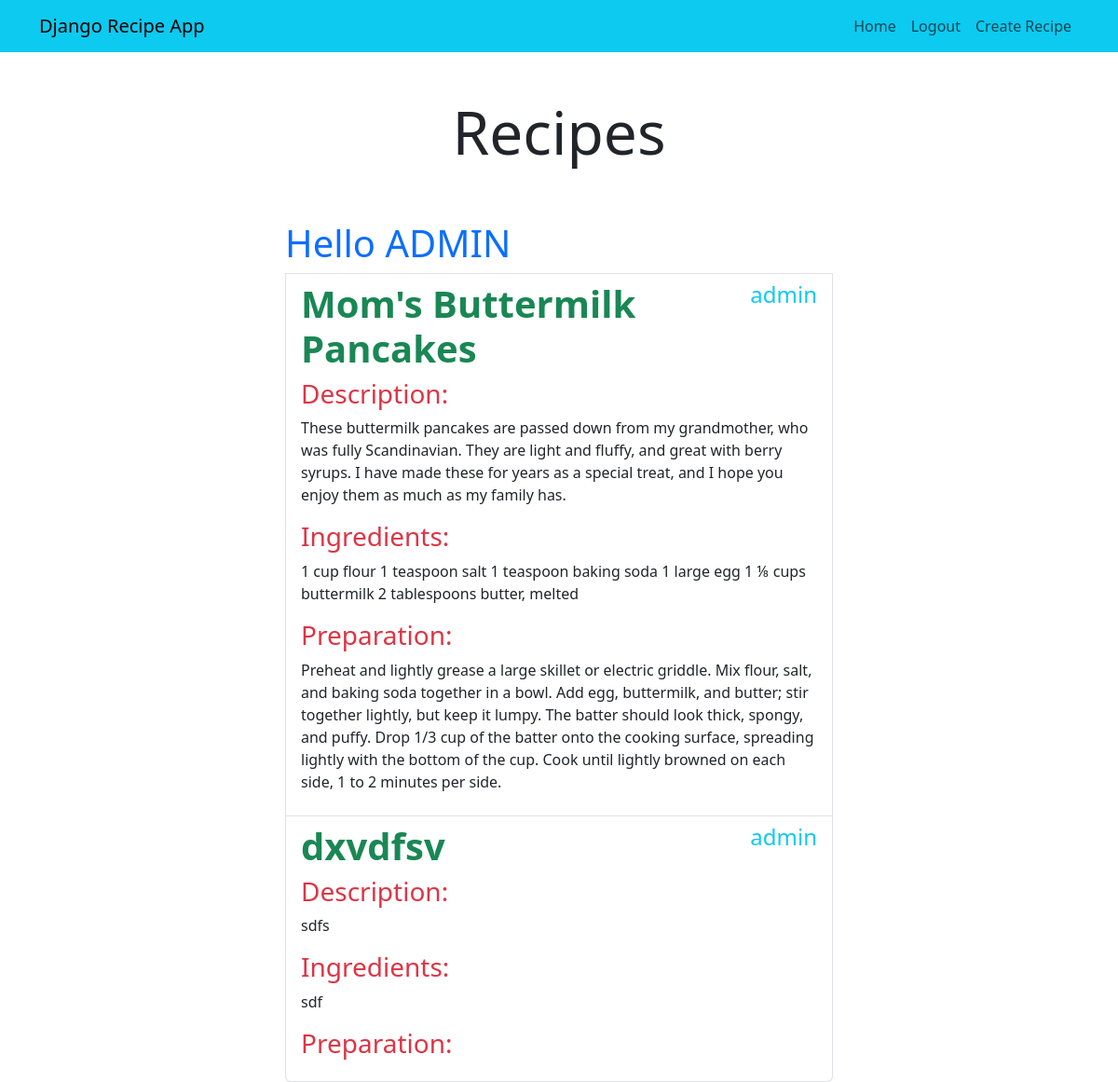
The page /recipe-list/ (signed in) on the database its author committed.
### my_recipes/models.py (models this page shows, shortened)
class Recipe(models.Model):
    name = models.CharField(max_length=100)
    recipe_description = models.TextField()
    ingredients = models.CharField(max_length=200, null=True, blank=True)
    preparation = models.TextField()
    image = models.ImageField(upload_to='recipes_image', null=True, blank=True)
    created_at = models.DateTimeField(auto_now_add=True)
    user = models.ForeignKey(User, on_delete=models.CASCADE)

### my_recipes/views.py (the view)
# urls.py: path('recipe-list/', RecipeListView.as_view(), name='recipe-list'),
class RecipeListView(LoginRequiredMixin, ListView):
    model = Recipe
    context_object_name = 'recipes'
    template_name = 'recipe-list.html'
    def get_context_data(self, **kwargs):
        context = super().get_context_data(**kwargs)
        context['recipes'] = context['recipes'].filter(user=self.request.user)
        context['count'] = context['recipes'].filter(name=False).count()
        return context

### my_recipes/templates/recipe-list.html (shortened to what this page needs)
{% extends 'base.html' %}
{% block content %}
<main class="comntainer">
    <div class="row">
        <div class="col-md-6 offset-md-3">
            <h1 class="text-center display-3 py-5">Recipes</h1>
            <ul class="list-group">
                <h1 class="text-primary">Hello {{ user.username | upper }}</h1>
                {% for recipe in recipes %}
                <a class="list-group-item" href="{% url 'recipe' recipe.id %}">
                    <header class="d-flex justify-content-between">
                        {% if recipe.user.username %}
                        <h1 class="fw-bold text-success">{{ recipe.name }}</h1>
                        {% else %}
                            <p class="fw-bold text-primary">{{ user.username | upper }}Not recipes yet.</p>
                        {% endif %}
                        <h4 class="text-info">{{ recipe.user.username }}</h4>
                    </header>
                    <h3 class="recipe_description text-danger">Description:</h3>
                        <p>{{  recipe.recipe_description}}</p>
                    <h3 class="ingredients text-danger">Ingredients:</h3>
                        <p>{{  recipe.ingredients }}</p>
                    <h3 class="preparation text-danger">Preparation:</h3>
                        <p>{{  recipe.preparation }}</p>
                </a>
                {% endfor %}
            </ul>
        </div>
    </div>
</main>
{% endblock %}

### my_recipes/templates/base.html (shortened to what this page needs)
<!DOCTYPE html>
<html lang="en">
<head>
    <link rel="stylesheet" href="https://cdn.jsdelivr.net/npm/bootstrap@5.3.3/dist/css/bootstrap.min.css">
</head>
<body>
    <nav class="navbar navbar-expand-lg bg-info navbar-light">
        <div class="container">
            <a class="navbar-brand" href="{% url 'home' %}">Django Recipe App</a>
            <div class="collapse navbar-collapse" id="navbarNav">
                <ul class="navbar-nav ms-auto">
                    <li class="nav-item">
                        <a href="/home" class="nav-link" >Home</a>
                    </li>
                    {% if user.is_authenticated %}
                    <li class="nav-item">
                        <a href="/logout" class="nav-link" >Logout</a>
                    </li>
                    <li class="nav-item">
                        <a href="/recipe-create" class="nav-link" >Create Recipe</a>
                    </li>
                    {% endif %}
                </ul>
            </div>
        </div>
    </nav>
    {% block content %}
    {% endblock %}
</body>
</html>

### rows shown on the page
Recipe: name "Mom's Buttermilk Pancakes", user.username "admin", recipe_description "These buttermilk pancakes are passed down from my grandmother, who was fully Scandinavian. They are light and fluffy, and great with berry syrups. I have made these for years as a special treat, and I hope you enjoy them as much as my family has.", ingredients "1 cup flour 1 teaspoon salt 1 teaspoon baking soda 1 large egg 1 ⅛ cups buttermilk 2 tablespoons butter, melted", preparation "Preheat and lightly grease a large skillet or electric griddle. Mix flour, salt, and baking soda together in a bowl. Add egg, buttermilk, and butter; stir together lightly, but keep it lumpy. The batter should look thick, spongy, and puffy. Drop 1/3 cup of the batter onto the cooking surface, spreading lightly with the bottom of the cup. Cook until lightly browned on each side, 1 to 2 minutes per side."
Recipe: name "dxvdfsv", user.username "admin", recipe_description "sdfs", ingredients "sdf"

### other values the page prints
{{ user.username | upper }} "ADMIN"
